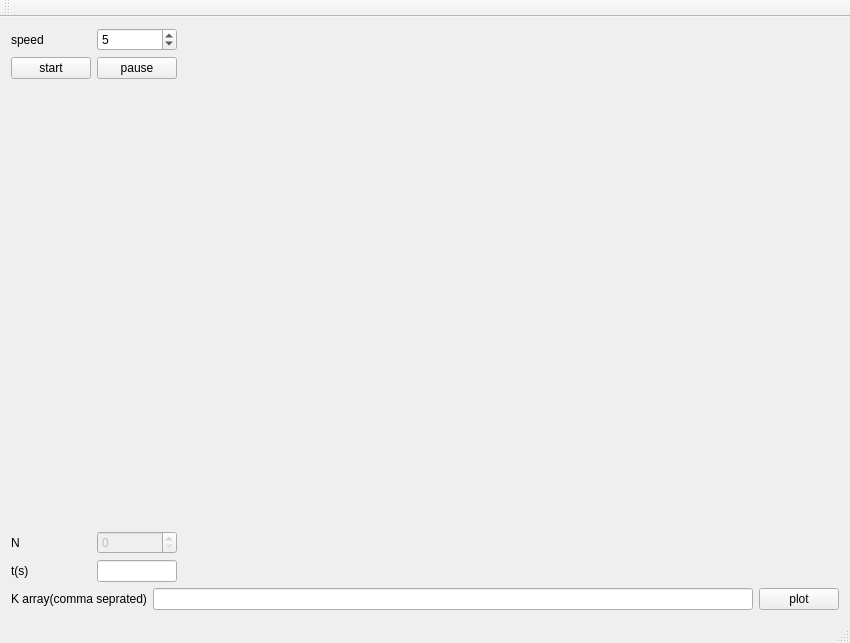
<?xml version="1.0" encoding="UTF-8"?>
<ui version="4.0">
 <class>MainWindow</class>
 <widget class="QMainWindow" name="MainWindow">
  <property name="geometry">
   <rect>
    <x>0</x>
    <y>0</y>
    <width>850</width>
    <height>643</height>
   </rect>
  </property>
  <property name="windowTitle">
   <string>SE Visualizer</string>
  </property>
  <widget class="QWidget" name="centralWidget">
   <layout class="QVBoxLayout" name="verticalLayout_2">
    <item>
     <layout class="QHBoxLayout" name="horizontalLayout_2" stretch="1,10">
      <item>
       <layout class="QGridLayout" name="gridLayout">
        <item row="4" column="0">
         <widget class="QLabel" name="label_2">
          <property name="text">
           <string>N</string>
          </property>
         </widget>
        </item>
        <item row="2" column="1">
         <widget class="QPushButton" name="pushButton_pause">
          <property name="text">
           <string>pause</string>
          </property>
         </widget>
        </item>
        <item row="4" column="1">
         <widget class="QSpinBox" name="spinBox_N">
          <property name="enabled">
           <bool>false</bool>
          </property>
         </widget>
        </item>
        <item row="1" column="0">
         <widget class="QLabel" name="label">
          <property name="text">
           <string>speed</string>
          </property>
         </widget>
        </item>
        <item row="1" column="1">
         <widget class="QSpinBox" name="spinBox_speed">
          <property name="maximum">
           <number>10000</number>
          </property>
          <property name="value">
           <number>5</number>
          </property>
         </widget>
        </item>
        <item row="3" column="0">
         <spacer name="verticalSpacer">
          <property name="orientation">
           <enum>Qt::Vertical</enum>
          </property>
          <property name="sizeHint" stdset="0">
           <size>
            <width>20</width>
            <height>40</height>
           </size>
          </property>
         </spacer>
        </item>
        <item row="2" column="0">
         <widget class="QPushButton" name="pushButton_start">
          <property name="text">
           <string>start</string>
          </property>
         </widget>
        </item>
        <item row="5" column="0">
         <widget class="QLabel" name="label_4">
          <property name="text">
           <string>t(s)</string>
          </property>
         </widget>
        </item>
        <item row="5" column="1">
         <widget class="QLineEdit" name="lineEdit_t"/>
        </item>
       </layout>
      </item>
      <item>
       <layout class="QVBoxLayout" name="verticalLayout">
        <item>
         <widget class="QCustomPlot" name="figure_2" native="true"/>
        </item>
        <item>
         <widget class="QCustomPlot" name="figure" native="true"/>
        </item>
       </layout>
      </item>
     </layout>
    </item>
    <item>
     <layout class="QHBoxLayout" name="horizontalLayout">
      <item>
       <widget class="QLabel" name="label_3">
        <property name="text">
         <string>K array(comma seprated)</string>
        </property>
       </widget>
      </item>
      <item>
       <widget class="QLineEdit" name="lineEdit_kArray"/>
      </item>
      <item>
       <widget class="QPushButton" name="pushButton_plot">
        <property name="text">
         <string>plot</string>
        </property>
       </widget>
      </item>
     </layout>
    </item>
   </layout>
  </widget>
  <widget class="QMenuBar" name="menuBar">
   <property name="geometry">
    <rect>
     <x>0</x>
     <y>0</y>
     <width>850</width>
     <height>22</height>
    </rect>
   </property>
  </widget>
  <widget class="QToolBar" name="mainToolBar">
   <attribute name="toolBarArea">
    <enum>TopToolBarArea</enum>
   </attribute>
   <attribute name="toolBarBreak">
    <bool>false</bool>
   </attribute>
  </widget>
  <widget class="QStatusBar" name="statusBar"/>
 </widget>
 <layoutdefault spacing="6" margin="11"/>
 <customwidgets>
  <customwidget>
   <class>QCustomPlot</class>
   <extends>QWidget</extends>
   <header>qcustomplot.h</header>
   <container>1</container>
  </customwidget>
 </customwidgets>
 <resources/>
 <connections/>
</ui>
